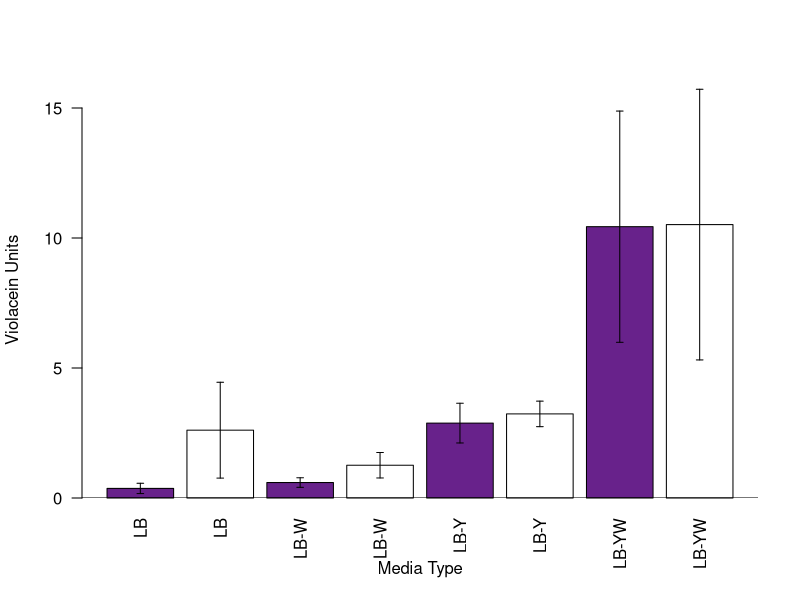

Source code (R): (Note: this script raises an error after producing the figure.)
# Media Violacein Analysis
# Jared Brewer
# Created: July 21, 2015
# Modified: July 23, 2015

# The end goal here is to perform an ANOVA and make a bar plot. 

media <- read.csv("./MediaViolacein_07212015_WJB.csv", header = T)

media.aov <- aov(Violacein~Media+Phenotype, data=media)
summary(media.aov)
TukeyHSD(media.aov)
# I don't think these are necessarily normal across the board. What does that mean?

# Graphing the data may require a little reformatting, but these two-level ANOVAs are great! 

media2 <- read.csv("./MediaViolacein_07222015_WJB.csv", header = T)

media.means <- c(mean(media2$PLB, na.rm=T), mean(media2$WLB, na.rm=T), mean(media2$PLBW, na.rm=T), mean(media2$WLBW, na.rm=T), mean(media2$PLBY, na.rm=T), mean(media2$WLBY, na.rm=T), mean(media2$PLBYW, na.rm=T), mean(media2$WLBYW, na.rm=T))
media.std <- c(sd(media2$PLB, na.rm=T), sd(media2$WLB, na.rm=T), sd(media2$PLBW, na.rm=T), sd(media2$WLBW, na.rm=T), sd(media2$PLBY, na.rm=T), sd(media2$WLBY, na.rm=T), sd(media2$PLBYW, na.rm=T), sd(media2$WLBYW, na.rm=T)) 
media.n <- c(sum(media2$PLB, na.rm=T)/mean(media2$PLB, na.rm=T), sum(media2$WLB, na.rm=T)/mean(media2$WLB, na.rm=T), sum(media2$PLBW, na.rm=T)/mean(media2$PLBW, na.rm=T), sum(media2$WLBW, na.rm=T)/mean(media2$WLBW, na.rm=T), sum(media2$PLBY, na.rm=T)/mean(media2$PLBY, na.rm=T), sum(media2$WLBY, na.rm=T)/mean(media2$WLBY, na.rm=T), sum(media2$PLBYW, na.rm=T)/mean(media2$PLBYW, na.rm=T), sum(media2$WLBYW, na.rm=T)/mean(media2$WLBYW, na.rm=T))
media.se <- c(media.std/sqrt(abs(media.n)))

media.bar <- barplot(media.means, names = c("LB", "LB", "LB-W", "LB-W", "LB-Y", "LB-Y", "LB-YW", "LB-YW"), xlab="Media Type", ylab="Violacein Units", ylim=c(0, 16), col=c("darkorchid4", "white"), las=2)
abline(h=0)
segments(media.bar, media.means+media.se, media.bar, media.means-media.se) 
# Applies vertical marks for standard error
segments(media.bar -0.05, media.means+media.se, media.bar +0.05, media.means+media.se) 
# Makes horizontal tick on positive SE
# Numbers determine the width of the ticks
segments(media.bar -0.05, media.means-media.se, media.bar +0.05, media.means-media.se) 
# I've run into a stumbling block with the legend, but I think that this can be resolved.
legend(locator(1), rownames(media$Phenotype), fill = c("darkorchid4", "white"))
# Error in as.graphicsAnnot(legend) :
# argument "legend" is missing, with no default

# Latent errors are mostly concerned with the legend on the graph. Everything else looks good.
